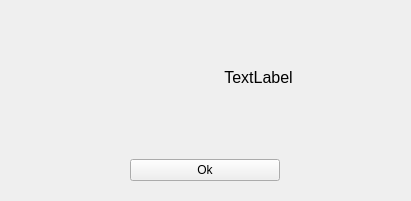
<?xml version="1.0" encoding="UTF-8"?>
<ui version="4.0">
 <class>Form</class>
 <widget class="QWidget" name="Form">
  <property name="geometry">
   <rect>
    <x>0</x>
    <y>0</y>
    <width>411</width>
    <height>199</height>
   </rect>
  </property>
  <property name="windowTitle">
   <string>Form</string>
  </property>
  <property name="styleSheet">
   <string notr="true">QFrame { 
 border: none; background: transparent;
 }</string>
  </property>
  <layout class="QVBoxLayout" name="verticalLayout">
   <item>
    <widget class="QFrame" name="frame_3">
     <property name="frameShape">
      <enum>QFrame::Shape::StyledPanel</enum>
     </property>
     <property name="frameShadow">
      <enum>QFrame::Shadow::Raised</enum>
     </property>
     <layout class="QHBoxLayout" name="horizontalLayout">
      <item>
       <widget class="QFrame" name="frame_2">
        <property name="minimumSize">
         <size>
          <width>0</width>
          <height>115</height>
         </size>
        </property>
        <property name="maximumSize">
         <size>
          <width>100</width>
          <height>16777215</height>
         </size>
        </property>
        <property name="frameShape">
         <enum>QFrame::Shape::StyledPanel</enum>
        </property>
        <property name="frameShadow">
         <enum>QFrame::Shadow::Raised</enum>
        </property>
        <layout class="QHBoxLayout" name="horizontalLayout_2">
         <item>
          <widget class="QLabel" name="label">
           <property name="minimumSize">
            <size>
             <width>50</width>
             <height>50</height>
            </size>
           </property>
           <property name="maximumSize">
            <size>
             <width>50</width>
             <height>50</height>
            </size>
           </property>
           <property name="text">
            <string/>
           </property>
           <property name="pixmap">
            <pixmap>../../../../Downloads/error-icon-4 (2).png</pixmap>
           </property>
          </widget>
         </item>
        </layout>
       </widget>
      </item>
      <item>
       <widget class="QFrame" name="frame_4">
        <property name="minimumSize">
         <size>
          <width>0</width>
          <height>115</height>
         </size>
        </property>
        <property name="frameShape">
         <enum>QFrame::Shape::StyledPanel</enum>
        </property>
        <property name="frameShadow">
         <enum>QFrame::Shadow::Raised</enum>
        </property>
        <layout class="QVBoxLayout" name="verticalLayout_2">
         <item>
          <widget class="QLabel" name="label_2">
           <property name="text">
            <string>&lt;html&gt;&lt;head/&gt;&lt;body&gt;&lt;p align=&quot;center&quot;&gt;&lt;span style=&quot; font-size:12pt;&quot;&gt;TextLabel&lt;/span&gt;&lt;/p&gt;&lt;/body&gt;&lt;/html&gt;</string>
           </property>
          </widget>
         </item>
        </layout>
       </widget>
      </item>
     </layout>
    </widget>
   </item>
   <item>
    <widget class="QFrame" name="frame">
     <property name="frameShape">
      <enum>QFrame::Shape::StyledPanel</enum>
     </property>
     <property name="frameShadow">
      <enum>QFrame::Shadow::Raised</enum>
     </property>
     <layout class="QHBoxLayout" name="horizontalLayout_3">
      <item>
       <widget class="QPushButton" name="pushButton">
        <property name="maximumSize">
         <size>
          <width>150</width>
          <height>40</height>
         </size>
        </property>
        <property name="styleSheet">
         <string notr="true">QPushButton{
rgb(141, 141, 141)}</string>
        </property>
        <property name="text">
         <string>Ok</string>
        </property>
       </widget>
      </item>
     </layout>
    </widget>
   </item>
  </layout>
 </widget>
 <resources/>
 <connections/>
</ui>
